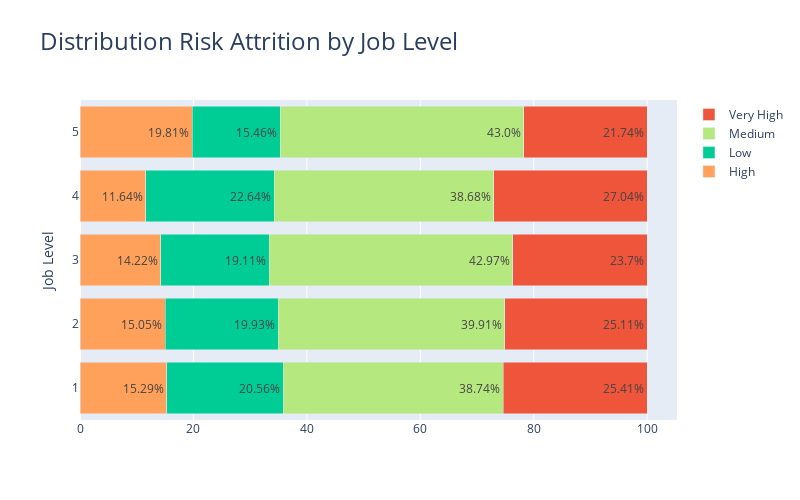

Notebook cell for this chart:
### Markdown cell above
# Distribución del perfil de Riesgo según el nivel

### Code cell
import pandas as pd
import plotly.graph_objects as go

# Calcular los porcentajes para cada combinación de JobRole y RiskAttrition
grouped_df = new_df.groupby(['JobLevel', 'RiskAttrition']).size().unstack()
total_counts = grouped_df.sum(axis=1)
percentage_df = grouped_df.divide(total_counts, axis=0) * 100

# Crear la gráfica de barras
fig = go.Figure()

# Definir los colores para cada categoría de RiskAttrition
colors = {
    "Low": "#00CC96",
    "Medium": "#B6E880",
    "High": "#FFA15A",
    "Very High": "#EF553B"
}
# Agregar las barras al gráfico
for risk in new_df['RiskAttrition'].unique():
    fig.add_trace(go.Bar(
        x=percentage_df[risk],
        y=percentage_df.index,
        name=risk,
        orientation='h',
        marker=dict(color=colors[risk]),
        text=percentage_df[risk].round(2).astype(str) + '%',
        textposition='auto'
    ))
# Personalizar el diseño del gráfico
fig.update_layout(
    title={
        'text': 'Distribution Risk Attrition by Job Level',
        'font': {'size': 24}
    },
    xaxis=dict(title=''),
    yaxis=dict(title='Job Level'),
    barmode='stack',
    autosize=False,
    width=800,
    height=500
)

# Mostrar el gráfico
fig.show()

### Figure 1 — Plotly figure (JSON) as saved in the notebook; plotly's stock layout.template omitted (floating-point values rounded to 4 significant figures)
{"data": [{"marker": {"color": "#FFA15A"}, "name": "High", "orientation": "h", "text": ["15.29%", "15.05%", "14.22%", "11.64%", "19.81%"], "textposition": "auto", "type": "bar", "x": [15.29, 15.05, 14.22, 11.64, 19.81], "y": [1, 2, 3, 4, 5]}, {"marker": {"color": "#00CC96"}, "name": "Low", "orientation": "h", "text": ["20.56%", "19.93%", "19.11%", "22.64%", "15.46%"], "textposition": "auto", "type": "bar", "x": [20.56, 19.93, 19.11, 22.64, 15.46], "y": [1, 2, 3, 4, 5]}, {"marker": {"color": "#B6E880"}, "name": "Medium", "orientation": "h", "text": ["38.74%", "39.91%", "42.97%", "38.68%", "43.0%"], "textposition": "auto", "type": "bar", "x": [38.74, 39.91, 42.97, 38.68, 43.0], "y": [1, 2, 3, 4, 5]}, {"marker": {"color": "#EF553B"}, "name": "Very High", "orientation": "h", "text": ["25.41%", "25.11%", "23.7%", "27.04%", "21.74%"], "textposition": "auto", "type": "bar", "x": [25.41, 25.11, 23.7, 27.04, 21.74], "y": [1, 2, 3, 4, 5]}], "layout": {"autosize": false, "barmode": "stack", "height": 500, "title": {"font": {"size": 24}, "text": "Distribution Risk Attrition by Job Level"}, "width": 800, "xaxis": {"title": {"text": ""}}, "yaxis": {"title": {"text": "Job Level"}}}}
